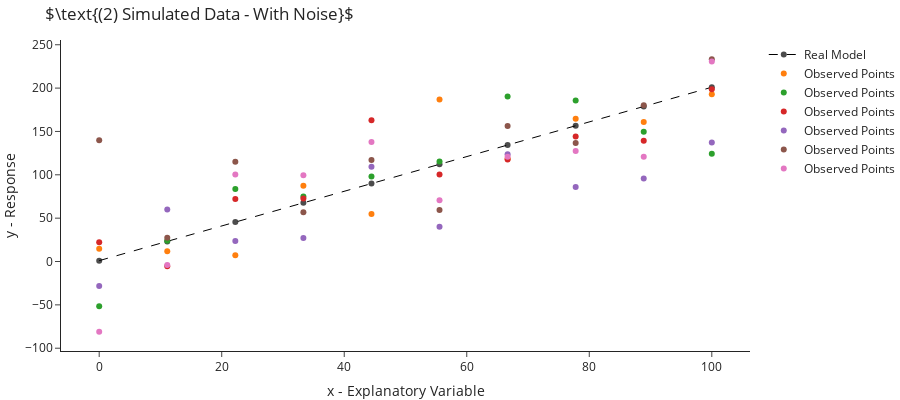

This figure's notebook cell:
### Markdown cell above
## Linear Regression With Noise
As the dataset used to fit the model lays exactly on a straight line, the estimated coefficients are the correct 
ones (up to floating point precision). Next, let us add some Gaussian noise to the data and see how it influences our 
estimation. So: 

$$\forall i \in \left[ m \right]\quad y_i=w_1\cdot x_i + w_0 + \varepsilon_i \quad s.t.\quad 
\varepsilon\sim\mathcal{N}\left(0,\sigma^2I_m\right)$$

Namely, the noise of each sample distributes by a Gaussian with zero mean and $\sigma^2$ variance, and is uncorrelated between samples.

*Notice that from now on we mark the $y$'s generated by the noise-less model with `y_`. This is so it is clear that the "real"
$y$s observed in a given sample are noisy.*

### Code cell
if "y_" not in locals(): y_ = y
epsilon = np.random.normal(loc=0, scale=40, size=len(x))
y = y_ + epsilon

fig.add_trace(go.Scatter(x=x, y=y, name="Observed Points", mode="markers", line=dict(width=1)))
fig.update_layout(title=r"$\text{(2) Simulated Data - With Noise}$")
fig.show()

### Figure 1 — Plotly figure (JSON) as saved in the notebook; plotly's stock layout.template omitted (floating-point values rounded to 4 significant figures)
{"data": [{"line": {"color": "black", "dash": "dash", "width": 1}, "marker": {"color": "black", "opacity": 0.7}, "name": "Real Model", "showlegend": true, "type": "scatter", "x": [0, 11.11, 22.22, 33.33, 44.44, 55.56, 66.67, 77.78, 88.89, 100], "y": [1, 23.22, 45.44, 67.67, 89.89, 112.1, 134.3, 156.6, 178.8, 201]}, {"line": {"width": 1}, "mode": "markers", "name": "Observed Points", "type": "scatter", "x": [0, 11.11, 22.22, 33.33, 44.44, 55.56, 66.67, 77.78, 88.89, 100], "y": [14.74, 11.7, 7.214, 87.48, 54.79, 186.9, 118.6, 164.6, 161.0, 193.0]}, {"line": {"width": 1}, "mode": "markers", "name": "Observed Points", "type": "scatter", "x": [0, 11.11, 22.22, 33.33, 44.44, 55.56, 66.67, 77.78, 88.89, 100], "y": [-51.55, 24.03, 83.6, 74.89, 97.93, 115.5, 190.3, 185.6, 149.6, 124.2]}, {"line": {"width": 1}, "mode": "markers", "name": "Observed Points", "type": "scatter", "x": [0, 11.11, 22.22, 33.33, 44.44, 55.56, 66.67, 77.78, 88.89, 100], "y": [22.16, -5.374, 72.15, 72.73, 163.0, 100.3, 117.6, 144.1, 139.2, 198.7]}, {"line": {"width": 1}, "mode": "markers", "name": "Observed Points", "type": "scatter", "x": [0, 11.11, 22.22, 33.33, 44.44, 55.56, 66.67, 77.78, 88.89, 100], "y": [-28.16, 60.11, 23.56, 26.97, 109.4, 39.96, 123.7, 85.82, 95.76, 137.3]}, {"line": {"width": 1}, "mode": "markers", "name": "Observed Points", "type": "scatter", "x": [0, 11.11, 22.22, 33.33, 44.44, 55.56, 66.67, 77.78, 88.89, 100], "y": [139.9, 27.42, 115.1, 56.93, 117.2, 59.28, 156.2, 136.7, 180.1, 233.2]}, {"line": {"width": 1}, "mode": "markers", "name": "Observed Points", "type": "scatter", "x": [0, 11.11, 22.22, 33.33, 44.44, 55.56, 66.67, 77.78, 88.89, 100], "y": [-80.95, -3.978, 100.4, 99.36, 137.8, 70.61, 120.7, 127.4, 120.9, 230.7]}], "layout": {"height": 400, "title": {"text": "$\\text{(2) Simulated Data - With Noise}$"}, "xaxis": {"title": {"text": "x - Explanatory Variable"}}, "yaxis": {"title": {"text": "y - Response"}}}}
